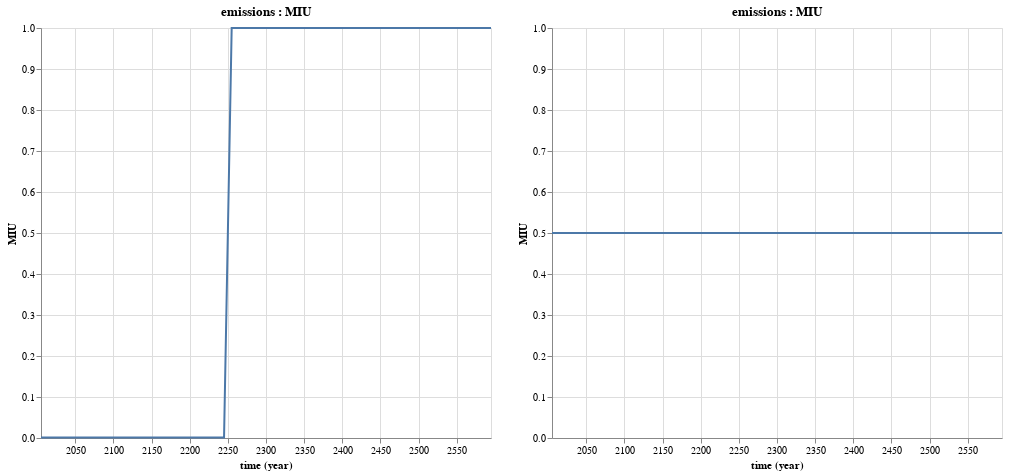

Notebook code for this chart:
### Markdown cell above
Ah, in our base run, concentrations fall quite dramatically starting in 2250, even without any climate policy in place, and that doesn't seem to be the case in our policy run.

Let's next look at the actual emission control run numbers that are used in the two runs:

### Code cell
@vlplot(resolve={scale={y=:shared}}) + [Mimi.plot(m_dice1, :emissions, :MIU) Mimi.plot(m_dice2, :emissions, :MIU)]

### Figure 1 — Vega-Lite specification as saved in the notebook (floating-point values rounded to 4 significant figures)
{"hconcat": [{"$schema": "https://vega.github.io/schema/vega-lite/v2.0.json", "data": {"values": [{"MIU": "0.001", "time": "2005-01-01"}, {"MIU": "0.001", "time": "2015-01-01"}, {"MIU": "0.001", "time": "2025-01-01"}, {"MIU": "0.001", "time": "2035-01-01"}, {"MIU": "0.001", "time": "2045-01-01"}, {"MIU": "0.001", "time": "2055-01-01"}, {"MIU": "0.001", "time": "2065-01-01"}, {"MIU": "0.001", "time": "2075-01-01"}, {"MIU": "0.001", "time": "2085-01-01"}, {"MIU": "0.001", "time": "2095-01-01"}, {"MIU": "0.001", "time": "2105-01-01"}, {"MIU": "0.001", "time": "2115-01-01"}, {"MIU": "0.001", "time": "2125-01-01"}, {"MIU": "0.001", "time": "2135-01-01"}, {"MIU": "0.001", "time": "2145-01-01"}, {"MIU": "0.001", "time": "2155-01-01"}, {"MIU": "0.001", "time": "2165-01-01"}, {"MIU": "0.001", "time": "2175-01-01"}, {"MIU": "0.001", "time": "2185-01-01"}, {"MIU": "0.001", "time": "2195-01-01"}, {"MIU": "0.001", "time": "2205-01-01"}, {"MIU": "0.001", "time": "2215-01-01"}, {"MIU": "0.001", "time": "2225-01-01"}, {"MIU": "0.001", "time": "2235-01-01"}, {"MIU": "0.001", "time": "2245-01-01"}, {"MIU": "1.0", "time": "2255-01-01"}, {"MIU": "1.0", "time": "2265-01-01"}, {"MIU": "1.0", "time": "2275-01-01"}, {"MIU": "1.0", "time": "2285-01-01"}, {"MIU": "1.0", "time": "2295-01-01"}, {"MIU": "1.0", "time": "2305-01-01"}, {"MIU": "1.0", "time": "2315-01-01"}, {"MIU": "1.0", "time": "2325-01-01"}, {"MIU": "1.0", "time": "2335-01-01"}, {"MIU": "1.0", "time": "2345-01-01"}, {"MIU": "1.0", "time": "2355-01-01"}, {"MIU": "1.0", "time": "2365-01-01"}, {"MIU": "1.0", "time": "2375-01-01"}, {"MIU": "1.0", "time": "2385-01-01"}, {"MIU": "1.0", "time": "2395-01-01"}, {"MIU": "1.0", "time": "2405-01-01"}, {"MIU": "1.0", "time": "2415-01-01"}, {"MIU": "1.0", "time": "2425-01-01"}, {"MIU": "1.0", "time": "2435-01-01"}, {"MIU": "1.0", "time": "2445-01-01"}, {"MIU": "1.0", "time": "2455-01-01"}, {"MIU": "1.0", "time": "2465-01-01"}, {"MIU": "1.0", "time": "2475-01-01"}, {"MIU": "1.0", "time": "2485-01-01"}, {"MIU": "1.0", "time": "2495-01-01"}, {"MIU": "1.0", "time": "2505-01-01"}, {"MIU": "1.0", "time": "2515-01-01"}, {"MIU": "1.0", "time": "2525-01-01"}, {"MIU": "1.0", "time": "2535-01-01"}, {"MIU": "1.0", "time": "2545-01-01"}, {"MIU": "1.0", "time": "2555-01-01"}, {"MIU": "1.0", "time": "2565-01-01"}, {"MIU": "1.0", "time": "2575-01-01"}, {"MIU": "1.0", "time": "2585-01-01"}, {"MIU": "1.0", "time": "2595-01-01"}]}, "description": "plot for a specific component variable pair", "encoding": {"x": {"field": "time", "timeUnit": "utcyear", "type": "temporal"}, "y": {"field": "MIU", "type": "quantitative"}}, "height": 410, "mark": {"type": "line"}, "title": "emissions : MIU", "width": 450}, {"$schema": "https://vega.github.io/schema/vega-lite/v2.0.json", "data": {"values": [{"MIU": "0.5", "time": "2005-01-01"}, {"MIU": "0.5", "time": "2015-01-01"}, {"MIU": "0.5", "time": "2025-01-01"}, {"MIU": "0.5", "time": "2035-01-01"}, {"MIU": "0.5", "time": "2045-01-01"}, {"MIU": "0.5", "time": "2055-01-01"}, {"MIU": "0.5", "time": "2065-01-01"}, {"MIU": "0.5", "time": "2075-01-01"}, {"MIU": "0.5", "time": "2085-01-01"}, {"MIU": "0.5", "time": "2095-01-01"}, {"MIU": "0.5", "time": "2105-01-01"}, {"MIU": "0.5", "time": "2115-01-01"}, {"MIU": "0.5", "time": "2125-01-01"}, {"MIU": "0.5", "time": "2135-01-01"}, {"MIU": "0.5", "time": "2145-01-01"}, {"MIU": "0.5", "time": "2155-01-01"}, {"MIU": "0.5", "time": "2165-01-01"}, {"MIU": "0.5", "time": "2175-01-01"}, {"MIU": "0.5", "time": "2185-01-01"}, {"MIU": "0.5", "time": "2195-01-01"}, {"MIU": "0.5", "time": "2205-01-01"}, {"MIU": "0.5", "time": "2215-01-01"}, {"MIU": "0.5", "time": "2225-01-01"}, {"MIU": "0.5", "time": "2235-01-01"}, {"MIU": "0.5", "time": "2245-01-01"}, {"MIU": "0.5", "time": "2255-01-01"}, {"MIU": "0.5", "time": "2265-01-01"}, {"MIU": "0.5", "time": "2275-01-01"}, {"MIU": "0.5", "time": "2285-01-01"}, {"MIU": "0.5", "time": "2295-01-01"}, {"MIU": "0.5", "time": "2305-01-01"}, {"MIU": "0.5", "time": "2315-01-01"}, {"MIU": "0.5", "time": "2325-01-01"}, {"MIU": "0.5", "time": "2335-01-01"}, {"MIU": "0.5", "time": "2345-01-01"}, {"MIU": "0.5", "time": "2355-01-01"}, {"MIU": "0.5", "time": "2365-01-01"}, {"MIU": "0.5", "time": "2375-01-01"}, {"MIU": "0.5", "time": "2385-01-01"}, {"MIU": "0.5", "time": "2395-01-01"}, {"MIU": "0.5", "time": "2405-01-01"}, {"MIU": "0.5", "time": "2415-01-01"}, {"MIU": "0.5", "time": "2425-01-01"}, {"MIU": "0.5", "time": "2435-01-01"}, {"MIU": "0.5", "time": "2445-01-01"}, {"MIU": "0.5", "time": "2455-01-01"}, {"MIU": "0.5", "time": "2465-01-01"}, {"MIU": "0.5", "time": "2475-01-01"}, {"MIU": "0.5", "time": "2485-01-01"}, {"MIU": "0.5", "time": "2495-01-01"}, {"MIU": "0.5", "time": "2505-01-01"}, {"MIU": "0.5", "time": "2515-01-01"}, {"MIU": "0.5", "time": "2525-01-01"}, {"MIU": "0.5", "time": "2535-01-01"}, {"MIU": "0.5", "time": "2545-01-01"}, {"MIU": "0.5", "time": "2555-01-01"}, {"MIU": "0.5", "time": "2565-01-01"}, {"MIU": "0.5", "time": "2575-01-01"}, {"MIU": "0.5", "time": "2585-01-01"}, {"MIU": "0.5", "time": "2595-01-01"}]}, "description": "plot for a specific component variable pair", "encoding": {"x": {"field": "time", "timeUnit": "utcyear", "type": "temporal"}, "y": {"field": "MIU", "type": "quantitative"}}, "height": 410, "mark": {"type": "line"}, "title": "emissions : MIU", "width": 450}], "resolve": {"scale": {"x": "independent", "y": "shared"}}}
